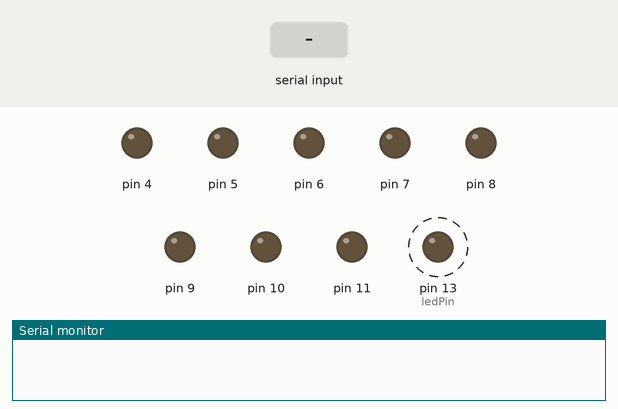
Bench run of a sketch on a simulated Arduino Uno, built with avr-gcc and run on an emulated ATmega328P. Parts: output pins drawn as LEDs (lit = HIGH), the last lines printed to the serial monitor. Dashed ring = blinking. The inputs (shaded band) are chosen by the test bench.

Above: at 1.2 s.
1.3 s: "w" received over Serial
At 2.6 s:
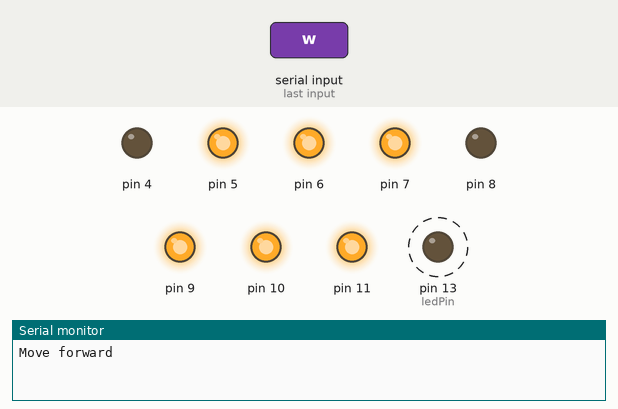
4.3 s: "s" received over Serial
At 5.2 s:
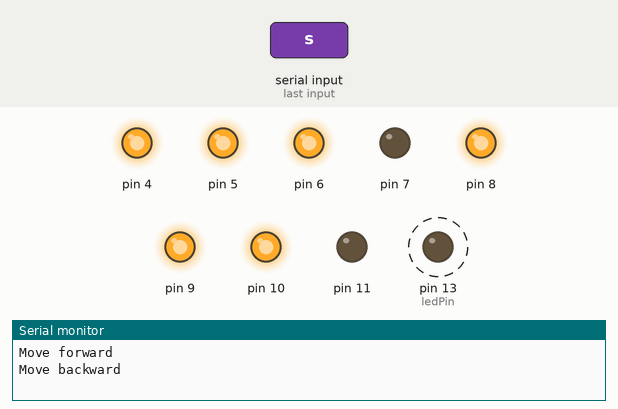
7.3 s: "a" received over Serial
At 8.0 s:
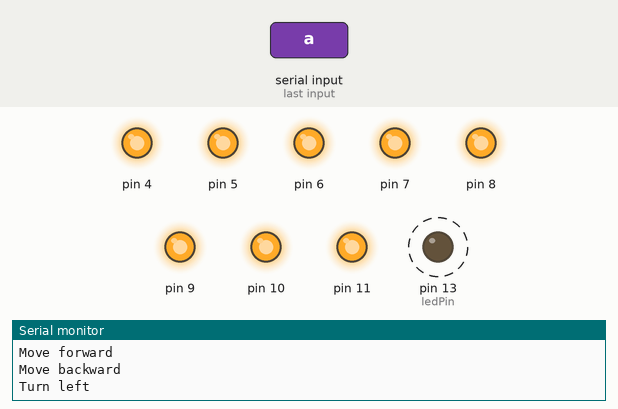
10.3 s: "d" received over Serial
At 11.8 s:
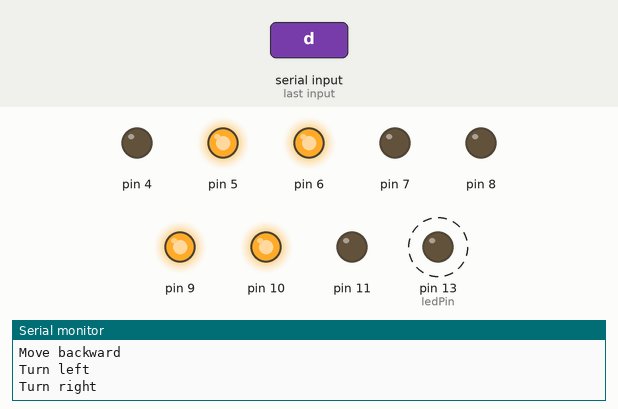
13.3 s: "q" received over Serial
At 15.1 s:
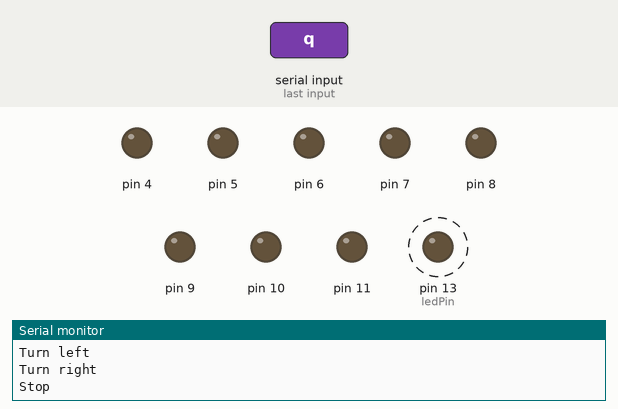
16.3 s: "W" received over Serial
At 17.1 s:
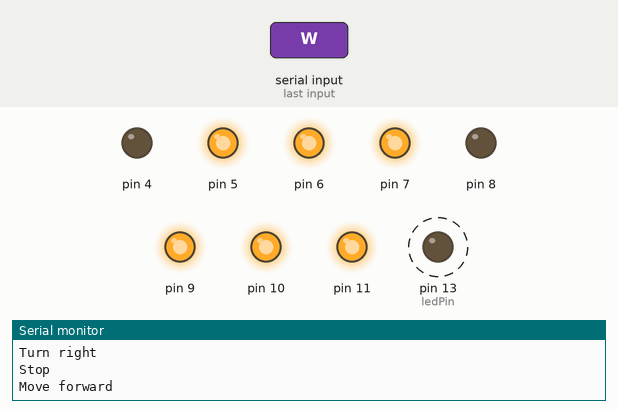
Timing chart, 0 to 20.3 s (numbered marks = the images above; inputs shaded):
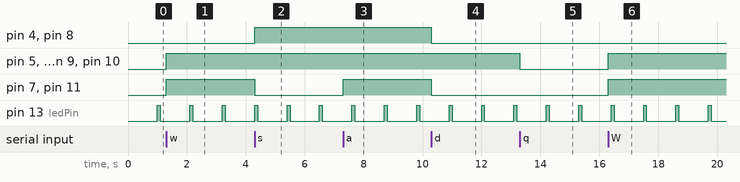

Measured:
- after the input at 1.3 s, pin 5–7, pin 9–11: LOW → HIGH at once
- after the input at 4.3 s, pin 4, pin 8: LOW → HIGH at once; pin 7, pin 11: HIGH → LOW at once
- after the input at 7.3 s, pin 7, pin 11: LOW → HIGH at once
- after the input at 10.3 s, pin 4, pin 7, pin 8, pin 11: HIGH → LOW at once
- after the input at 13.3 s, pin 5, pin 6, pin 9, pin 10: HIGH → LOW at once
- after the input at 16.3 s, pin 5–7, pin 9–11: LOW → HIGH at once
- by itself, pin 13 (ledPin): alternates HIGH for 0.10 s and LOW for 1.0 s

The sketch:

DFRobotPirate.ino
```cpp
#include <Actuator.h>
#include <BlinkLED.h>

#define enFL 5
#define enFR 6
#define dirFL 4
#define dirFR 7
#define enRL 9
#define enRR 10
#define dirRL 8
#define dirRR 11
#define ledPin 13
Actuator frontActuator(enFL, enFR, dirFL, dirFR);
Actuator rearActuator(enRL, enRR, dirRL, dirRR);
BlinkLED led(ledPin, 100, 1000);
char command = '\0';

void setup() {
  Serial.begin(38400);
}

void loop() {
  led.doBlink();
  if (Serial.available() > 0) {
    command = Serial.read();
    switch (command) {
      case 'w':
      case 'W':
        Serial.println("Move forward");
        frontActuator.forward();
        rearActuator.forward();
        command = '\0';
        break;
      case 's':
      case 'S':
        Serial.println("Move backward");
        frontActuator.reverse();
        rearActuator.reverse();
        command = '\0';
        break;
      case 'a':
      case 'A':
        Serial.println("Turn left");
        frontActuator.left();
        rearActuator.left();
        command = '\0';
        break;
      case 'd':
      case 'D':
        Serial.println("Turn right");
        frontActuator.right();
        rearActuator.right();
        command = '\0';
        break;
      case 'q':
        Serial.println("Stop");
        frontActuator.stop();
        rearActuator.stop();
        command = '\0';
        break;
      default:
        break;
    }
  }
}
```
